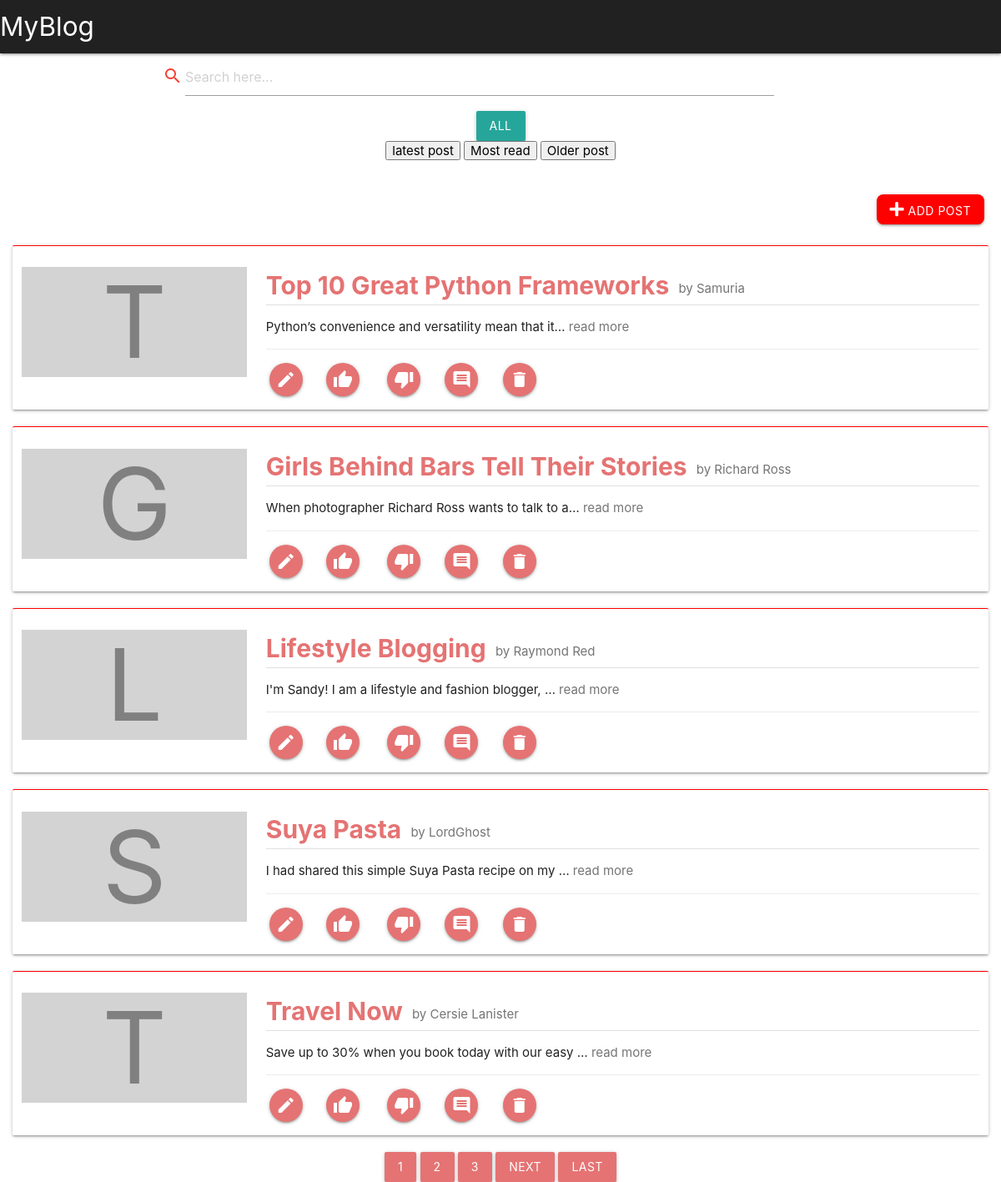
The page / on the database its author committed.
### blog/models.py (models this page shows, shortened)
class Post(models.Model):
    category = models.ForeignKey(Category, verbose_name="category", on_delete=models.CASCADE)
    title = models.CharField(max_length=200, verbose_name="title")
    published_date = models.DateTimeField(default=timezone.now, verbose_name="date published")
    last_modified = models.DateTimeField(default=timezone.now, verbose_name="last modified")
    author = models.CharField(max_length=250, verbose_name="author")
    content = models.TextField(verbose_name="content")
    comment_count = models.IntegerField(default=0,verbose_name="comment count")
    slug = models.SlugField(null=True , blank=True)
    def get_absolute_url(self):
        kwargs = {
            "year": "%04d" % self.published_date.year,
            "month": "%02d" % self.published_date.month,
            "day": "%02d" % self.published_date.day,
            "slug": self.slug
        }
        return reverse("post-detail", kwargs=kwargs)
    class Meta:
        verbose_name ="Post"
        verbose_name_plural = "Posts"
        ordering = ["-published_date"]

### blog/views.py (the view, shortened to what this page needs)
# urls.py: path("",HomeView.as_view(),name="home"),
class HomeView(ListView):
    model = Post
    template_name = "blog/home.html"
    context_object_name = "posts"
    paginate_by = 5

### blog/templates/blog/home.html (shortened to what this page needs)
{% load static %}
<!DOCTYPE html>
<html lang="en">
<head>
  <link rel="stylesheet" href="https://use.fontawesome.com/releases/v5.7.0/css/all.css">
  <link rel="stylesheet" type="text/css" href="{% static 'blog/css/materialize.min.css' %}">
 <link rel="stylesheet" type="text/css" href="{% static 'blog/css/home.css' %}">
   </head>
   <body>
 <div class="navbar-sticky">
    <nav>
      <div class="nav-wrapper grey darken-4 navbarr">
        <a href="#!" class="  brand-logo">MyBlog</a>
      </div>
    </nav>
  </div>
 <div class=" center-align searchh container">
    <form class="form">
      <div class="input-field">
        <input placeholder="Search here..." class="searchb" id="search" type="search" required>
        <label class=" label-icon" for="search"><i class="red-text material-icons">search</i></label>
        <div class="dropdown open">
          <button class="btn btn-secondary dropdown-toggle" type="button" id="triggerId" data-toggle="dropdown" aria-haspopup="true"
              aria-expanded="false">
                All
              </button>
          <div class="dropdown-menu" aria-labelledby="triggerId">
            <button class="dropdown-item" href="#">latest post</button>
            <button class="dropdown-item " href="#">Most read</button>
            <button class="dropdown-item " href="#">Older post</button>
          </div>
        </div>
      </div>
    </form>
 </div>
    <div class="button-addPost">
      <a href="{% url 'post-create' %}"><button type="button" class="btn btn-post">
        <i class="fa fa-plus" aria-hidden="true"></i> Add Post
      </button></a>
  </div>
    {% for post in posts %}
  <div class="card ">
    <div class="row  cardr">
      <div class="col s12 m3">
        <div class="center-align
        card-image">
         <h2 class="card-image-text">{{ post.title|slice:":1" }}</h2>
        </div>
        </div>
        <div class="main2 col s12 m9">
  <span class="red-text text-lighten-2 cardt card-title">{{ post.title }}</span>
 <span class=" grey-text text-darken-1 author">
    by {{ post.author }}
 </span>
 <div class="divider"></div>
        <div class="cardc">
        <p>{{ post.content| truncatechars:50 }}
        <a href="{{ post.get_absolute_url }}"><span class="grey-text text-darken-1">read more</span></p></a>
        </div>
<div class="cardact card-action">
 <a href="{{ post.get_absolute_url }}edit" class="btn-floating hide-on-small-only icona lighten-2 waves-effect waves-light red"><i class=" large material-icons">edit</i></a>
          <a class="lighten-2 btn-floating icona waves-effect waves-light red"><i class=" large material-icons">thumb_up</i></a>
 <a class="lighten-2 btn-floating iconm waves-effect waves-light red"><i class=" large material-icons">thumb_down</i></a>
 <a class="modal-trigger
 lighten-2 btn-floating iconm waves-effect waves-light red"
 href="#modal1"
 ><i class=" large material-icons ">comment</i></a>
 <a class="btn-floating iconm waves-effect waves-light lighten-2 red" href="{{ post.get_absolute_url }}delete"><i class=" large material-icons">delete</i></a>
        </div>
      </div>
    </div>
  </div>
  {% endfor %}
    {% if is_paginated %}
    <div class="paginator-container">
      <div class="center">
    {% for num in page_obj.paginator.page_range %}
        {% if page_obj.number == num %}
          <a class="waves-effect red lighten-2 btn" href="?page={{ num }}">{{ num }}</a>
        {% elif num  > page_obj.number|add:'-3' and num < page_obj.number|add:'3' %}
          <a class="waves-effect red lighten-2 btn" href="?page={{ num }}">{{ num }}</a>
        {% endif %}
    {% endfor %}
      {% if page_obj.has_next %}
        <a class="waves-effect red lighten-2 btn" href="?page={{ page_obj.next_page_number }}">Next</a>
        <a class="waves-effect red lighten-2 btn" href="?page={{ page_obj.paginator.num_pages }}">Last</a>
      {% endif %}
    </div>
  </div>
  {% endif %}
  </body>

### blog/static/blog/css/home.css (style rules this page uses)
.card-image-text { font-size: 120px; color:grey; }
.card-image { background: lightgrey; position: relative; top: -10px; }
.card { margin: 1rem; border-top: 1px solid red; }
.cardt { font-weight: 900; }
.card-title { font-size: 30px !important; font-weight: 700 !important; }
.author { position:relative; top: -2px; left:7px; }
.icona { margin-left: -20px; margin-right: 44px; }
.iconm { margin-left: -20px; margin-right: 40px; }
@media only screen and (min-width: 500px) { .main2 { margin-top: 25px; } }
@media only screen and (min-width: 500px) { .iconm { margin-left: -15px; } }
.input-field input[type=search] { margin-left: 42px; width: 84%; position:relative; top:-10px; }
.searchh { margin-bottom: 30px; }
.paginator-container { justify-content: center; display: flex; }
.center { width: 800px; }
.button-addPost { position: relative; text-align: right; padding: 10px 20px; }
.btn-post { background-color: red; border-radius: 8px; }

### rows shown on the page
Post: title "T", title "Top 10 Great Python Frameworks", author "Samuria", content "Python’s convenience and versatility mean that it…"
Post: title "G", title "Girls Behind Bars Tell Their Stories", author "Richard Ross", content "When photographer Richard Ross wants to talk to a…"
Post: title "L", title "Lifestyle Blogging", author "Raymond Red", content "I'm Sandy! I am a lifestyle and fashion blogger, …"
Post: title "S", title "Suya Pasta", author "LordGhost", content "I had shared this simple Suya Pasta recipe on my …"
Post: title "T", title "Travel Now", author "Cersie Lanister", content "Save up to 30% when you book today with our easy …"

### other values the page prints
{{ num }} "1"
{{ num }} "2" "3"
